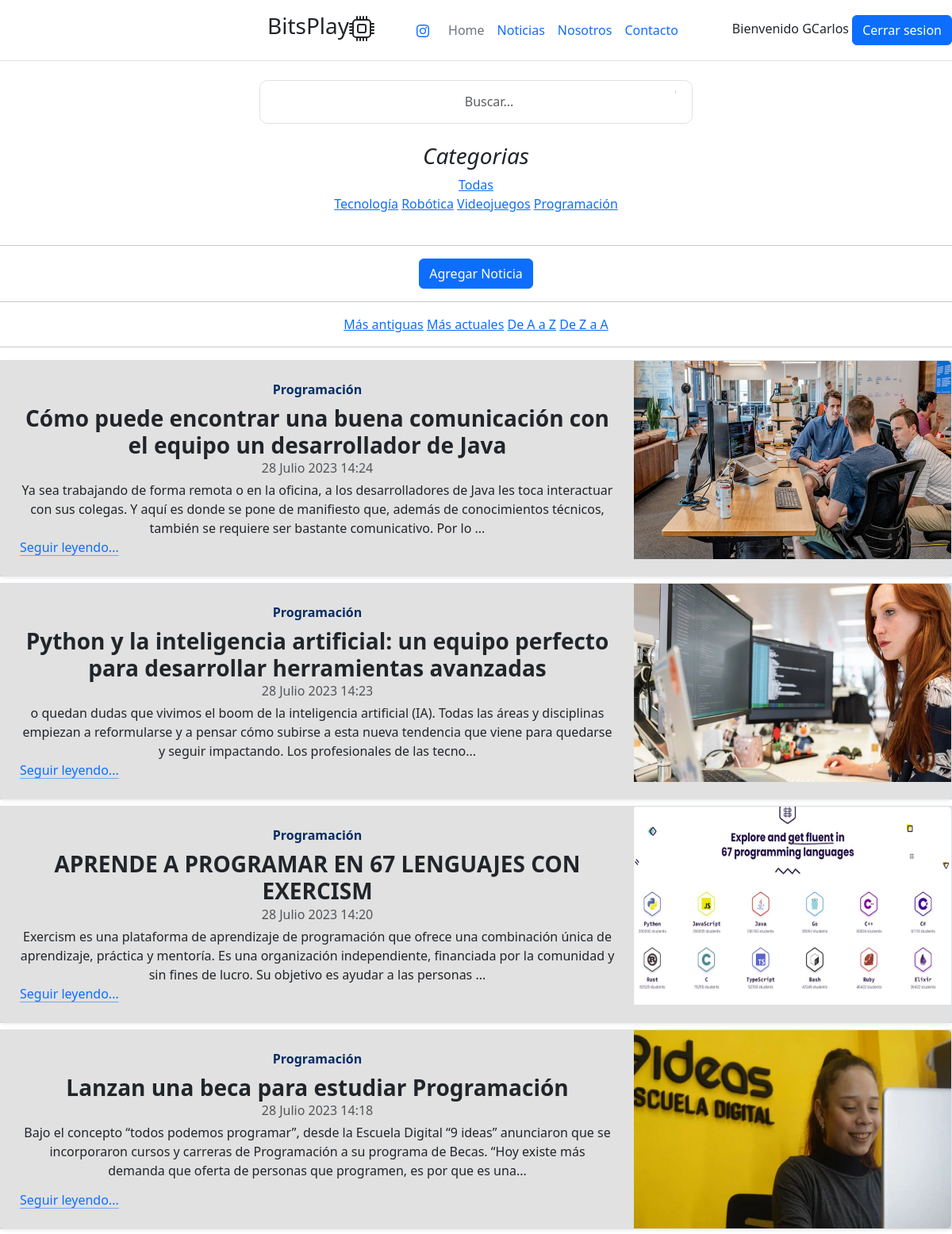
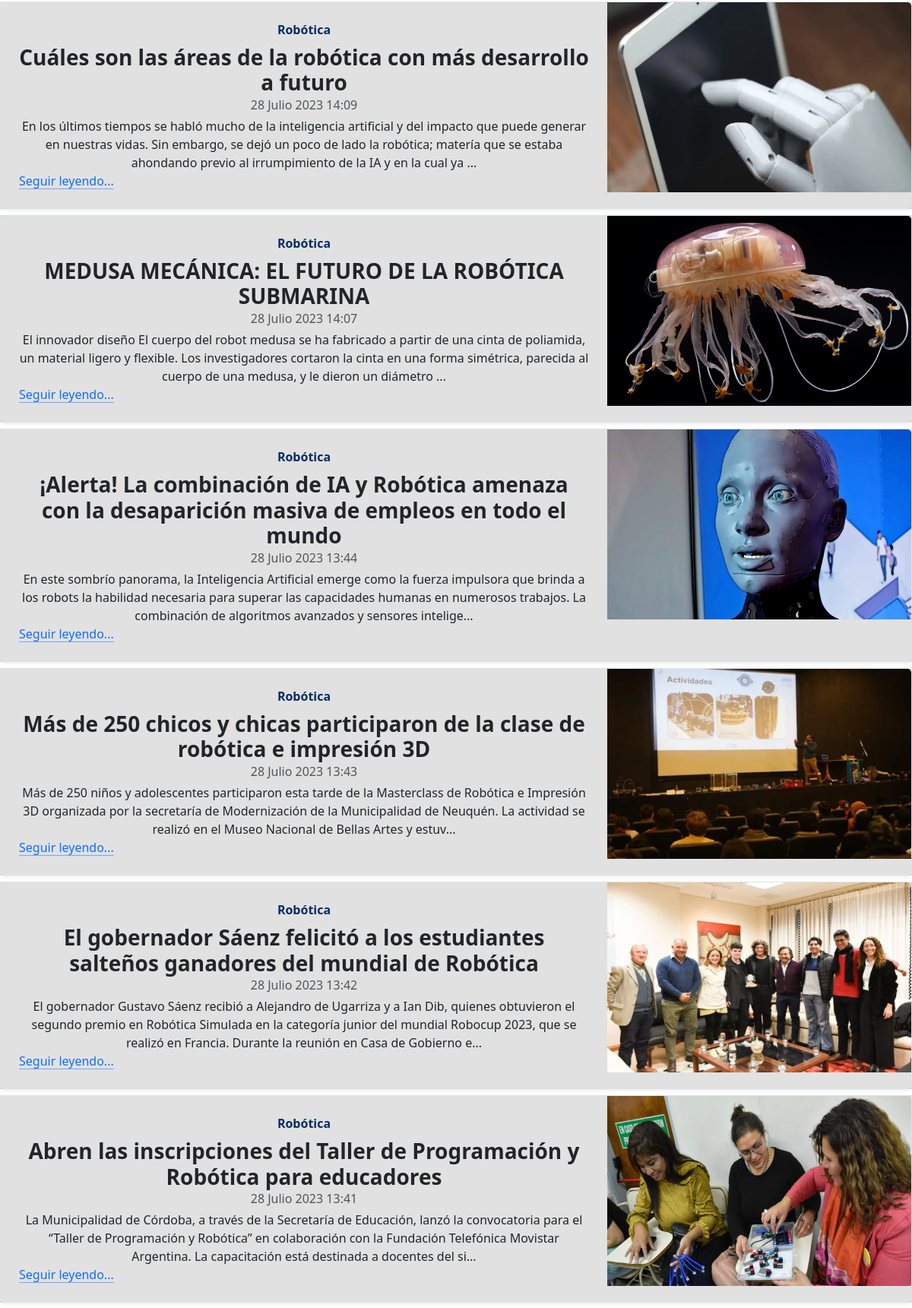
Screenshot of /noticias/ (signed in, upper part) with the database file from the repository (2 pictures, top to bottom).
### apps/usuarios/models.py (models this page shows)
class Usuario(AbstractUser):
    pass

### apps/noticias/models.py (models this page shows, shortened)
class Categoria(models.Model):
    nombre = models.CharField(max_length=50)
    def __str__(self) -> str:
        return self.nombre

class Noticia(models.Model):
    titulo = models.CharField(max_length=150)
    cuerpo = models.TextField()
    fecha = models.DateTimeField(auto_now_add=True)
    imagen = models.ImageField(upload_to='noticias')
    categoria_noticia = models.ForeignKey(Categoria, on_delete=models.CASCADE)

### apps/noticias/views.py (the view)
# urls.py: path("", views.inicio, name= "inicio"),
def inicio(request):
    contexto = {}
    queryset = request.GET.get("buscar")
    fecha = request.GET.get('fecha')
    orden = request.GET.get('orden')
    if queryset:
        n = Noticia.objects.filter(
            Q(tituloicontains = queryset) |
            Q(cuerpoicontains = queryset) |
            Q(categoria_noticia__nombre = queryset)
        ).distinct().order_by('-fecha')[0:2]
        filtrar_noticia(fecha, orden, contexto)['noticias'] = n
        return render(request, 'noticias/inicio.html',contexto)
    else:
        id_categoria = request.GET.get('id', None)
        if id_categoria:
            n = Noticia.objects.filter(categoria_noticia=id_categoria).order_by('-fecha')
        else:
            n = Noticia.objects.all().order_by('-fecha') # una lista
        filtrar_noticia(fecha, orden, contexto)['noticias'] = n
        cat = Categoria.objects.all()
        filtrar_noticia(fecha, orden, contexto)['categorias'] = cat
        return render(request, 'noticias/inicio.html', contexto)

### apps/noticias/views.py (called while the page is built)
def filtrar_noticia(fecha, orden, contexto):
    if fecha == 'asc':
        noticias = Noticia.objects.all().order_by('fecha')
        contexto['noticias'] = noticias
    elif fecha == 'des':
        noticias= Noticia.objects.all().order_by('-fecha')
        contexto['noticias'] = noticias
    if orden == 'asc':
        noticias = Noticia.objects.all().order_by('titulo')
        contexto['noticias'] = noticias
    elif orden == 'des':
        noticias = Noticia.objects.all().order_by('-titulo')
        contexto['noticias'] = noticias
    return contexto

### templates/noticias/inicio.html (shortened to what this page needs)
{% extends 'base.html' %}
{% load static %}
{% block contenido%}
{% block barra_busqueda %}
    <div class="container">
        <div class="row height d-flex justify-content-center align-items-center">
          <div class="col-md-6">
            <form method="get">
                <div class="form">
                  <input type="text" class="form-control form-input" placeholder="Buscar..." name = "buscar" value = "{{ request.GET.buscar }}">
                  <span class="left-pan"></i></span>
                </div>
            </form>
          </div>
        </div>
      </div>
{% endblock barra_busqueda %}
<aside>
    <div class="p-4">
        <h3 class="fst-italic">Categorias</h3>
        <ol class="list-unstyled mb-0">
            <li><a href="{% url 'noticias:inicio' %}"> Todas</a></li>
            <li>{% for c in categorias %}
                <a href="?id={{c.pk}}">{{c.nombre}}</a>
                {% endfor %}
            </li>
        </ol>
    </div>
</aside>
{% if user.is_superuser or user.is_staff %}
    <hr>
    <button type="button" class="btn btn-primary"><a class="nav-link" href="{% url 'noticias:agregar_noticia' %}"> Agregar Noticia</a></button>
{% endif %}
<hr>
<a href="{% url 'noticias:inicio' %}?fecha=asc ">Más antiguas</a>
<a href="{% url 'noticias:inicio' %}?fecha=des ">Más actuales</a>
<a href="{% url 'noticias:inicio' %}?orden=asc ">De A a Z</a>
<a href="{% url 'noticias:inicio' %}?orden=des ">De Z a A</a>
<hr>
{% for noticia in noticias %}
    <div class="contenedor">
    <div class="row mb-2">
        <div class="col-md-16">
            <div class="row g-0 border rounded overflow-hidden flex-md-row mb-8 shadow-sm h-md-250 position-relative">
                <div class="col p-4 d-flex flex-column position-static">
                    <strong class="d-inline-block mb-2 text-primary-emphasis">{{noticia.categoria_noticia}}</strong>
                    <h3 class="mb-0"><strong>{{ noticia.titulo }}</strong></h3>
                    <div class="mb-1 text-body-secondary">{{noticia.fecha}}</div>
                    <p class="card-text mb-auto">{{ noticia.cuerpo|slice:250 }}...</p>
                    <a href="{% url 'noticias:detalle' noticia.pk %}"
                        class="icon-link gap-1 icon-link-hover stretched-link">
                        Seguir leyendo...
                        <svg class="bi">
                            <use xlink:href="#chevron-right"></use>
                        </svg>
                    </a>
                </div>
                <div class="col-auto d-none d-lg-block">
                    <img class="bd-placeholder-img" src="{{ noticia.imagen.url }}" width="400" height="250"
                        xmlns="http://www.w3.org/2000/svg" role="img" aria-label="Placeholder: Thumbnail"
                        preserveAspectRatio="xMidYMid slice" focusable="false">
                </div>
            </div>
        </div>
    </div>
</div>
{% endfor %}
{% endblock contenido%}

### templates/navbar.html (shortened to what this page needs)
<header
    class="d-flex flex-wrap align-items-center justify-content-center justify-content-md-between py-3 mb-4 border-bottom">
    <div class="col-md-3 mb-2 mb-md-0">
        <a href="/" class="d-inline-flex link-body-emphasis text-decoration-none">
            <svg class="bi" width="40" height="32" role="img" aria-label="Bootstrap">
                <use xlink:href="#bootstrap"></use>
            </svg>
        </a>
    </div>
    <ul class="nav col-0 col-md-auto mb-2 justify-content-left mb-md-0">
        <li class="nav-item">
    <li  id="icono-izquierda"><h3 >BitsPlay</li></ul></li>
    <ul class="nav col-12 col-md-auto mb-2 justify-content-center mb-md-0">
        <li class="nav-item">
            <a class="nav-link" target="_blank "href="https://www.instagram.com/fabri__alarcon/"></a>
        <li><a href="{% url 'home' %}" class="nav-link px-2 link-secondary">Home</a></li>
        <li><a href="{% url 'noticias:inicio' %}" class="nav-link px-2">Noticias</a></li>
        <li><a href="{% url 'nosotros' %}" class="nav-link px-2">Nosotros</a></li>
        <li><a href="{% url 'noticias:contacto' %}" class="nav-link px-2">Contacto</a></li>
    </ul>
    <div class="col-md-3 text-end">
        {% if user.is_authenticated %}
            Bienvenido {{ user.username }}
            <button type="button" class="btn btn-primary"><a class="nav-link" href="{% url 'logout' %}">Cerrar
            sesion</a></button>
        {% else %}
            <button type="button" class="btn btn-outline-primary me-2"><a class="nav-link" href="{% url 'login' %}"> iniciar
                sesion</a></button>
            <button type="button" class="btn btn-outline-primary me-2"><a class="nav-link"
                href="{% url 'usuarios:registro' %}">Registrar</a></button>
        {% endif %}
    </div>
</header>

### static/css/main.css (style rules this page uses)
.contenedor { background-color: rgb(225, 225, 225); }
* { text-align: center; }
.form { position: relative; }
.form span { position: absolute; right: 17px; top: 13px; padding: 2px; border-left: 1px solid #d1d5db; }
.left-pan { padding-left: 7px; }
.form-input { height: 55px; text-indent: 33px; border-radius: 10px; }
#icono-izquierda { text-align: left; }

### rows the page displays
Usuario: username "GCarlos"
Categoria: nombre "Tecnología"
Categoria: nombre "Robótica"
Categoria: nombre "Videojuegos"
Categoria: nombre "Programación"
Noticia: categoria_noticia "Programación", titulo "Cómo puede encontrar una buena comunicación con el equipo un desarrollador de Java", fecha "28 Julio 2023 14:24", cuerpo "Ya sea trabajando de forma remota o en la oficina, a los desarrolladores de Java les toca interactuar con sus colegas. Y aquí es donde se pone de manifiesto que, además de conocimientos técnicos, también se requiere ser bastante comunicativo. Por lo", imagen (picture)
Noticia: categoria_noticia "Programación", titulo "Python y la inteligencia artificial: un equipo perfecto para desarrollar herramientas avanzadas", fecha "28 Julio 2023 14:23", cuerpo "o quedan dudas que vivimos el boom de la inteligencia artificial (IA). Todas las áreas y disciplinas empiezan a reformularse y a pensar cómo subirse a esta nueva tendencia que viene para quedarse y seguir impactando. Los profesionales de las tecno", imagen (picture)
Noticia: categoria_noticia "Programación", titulo "APRENDE A PROGRAMAR EN 67 LENGUAJES CON EXERCISM", fecha "28 Julio 2023 14:20", cuerpo "Exercism es una plataforma de aprendizaje de programación que ofrece una combinación única de aprendizaje, práctica y mentoría. Es una organización independiente, financiada por la comunidad y sin fines de lucro. Su objetivo es ayudar a las personas", imagen (picture)
Noticia: categoria_noticia "Programación", titulo "Lanzan una beca para estudiar Programación", fecha "28 Julio 2023 14:18", cuerpo "Bajo el concepto “todos podemos programar”, desde la Escuela Digital “9 ideas” anunciaron que se incorporaron cursos y carreras de Programación a su programa de Becas. “Hoy existe más demanda que oferta de personas que programen, es por que es una", imagen (picture)
Noticia: categoria_noticia "Robótica", titulo "Cuáles son las áreas de la robótica con más desarrollo a futuro", fecha "28 Julio 2023 14:09", cuerpo "En los últimos tiempos se habló mucho de la inteligencia artificial y del impacto que puede generar en nuestras vidas. Sin embargo, se dejó un poco de lado la robótica; matería que se estaba ahondando previo al irrumpimiento de la IA y en la cual ya", imagen (picture)
Noticia: categoria_noticia "Robótica", titulo "MEDUSA MECÁNICA: EL FUTURO DE LA ROBÓTICA SUBMARINA", fecha "28 Julio 2023 14:07", cuerpo "El innovador diseño El cuerpo del robot medusa se ha fabricado a partir de una cinta de poliamida, un material ligero y flexible. Los investigadores cortaron la cinta en una forma simétrica, parecida al cuerpo de una medusa, y le dieron un diámetro", imagen (picture)
Noticia: categoria_noticia "Robótica", titulo "¡Alerta! La combinación de IA y Robótica amenaza con la desaparición masiva de empleos en todo el mundo", fecha "28 Julio 2023 13:44", cuerpo "En este sombrío panorama, la Inteligencia Artificial emerge como la fuerza impulsora que brinda a los robots la habilidad necesaria para superar las capacidades humanas en numerosos trabajos. La combinación de algoritmos avanzados y sensores intelige", imagen (picture)
Noticia: categoria_noticia "Robótica", titulo "Más de 250 chicos y chicas participaron de la clase de robótica e impresión 3D", fecha "28 Julio 2023 13:43", cuerpo "Más de 250 niños y adolescentes participaron esta tarde de la Masterclass de Robótica e Impresión 3D organizada por la secretaría de Modernización de la Municipalidad de Neuquén. La actividad se realizó en el Museo Nacional de Bellas Artes y estuv", imagen (picture)
Noticia: categoria_noticia "Robótica", titulo "El gobernador Sáenz felicitó a los estudiantes salteños ganadores del mundial de Robótica", fecha "28 Julio 2023 13:42", cuerpo "El gobernador Gustavo Sáenz recibió a Alejandro de Ugarriza y a Ian Dib, quienes obtuvieron el segundo premio en Robótica Simulada en la categoría junior del mundial Robocup 2023, que se realizó en Francia. Durante la reunión en Casa de Gobierno e", imagen (picture)
Noticia: categoria_noticia "Robótica", titulo "Abren las inscripciones del Taller de Programación y Robótica para educadores", fecha "28 Julio 2023 13:41", cuerpo "La Municipalidad de Córdoba, a través de la Secretaría de Educación, lanzó la convocatoria para el “Taller de Programación y Robótica” en colaboración con la Fundación Telefónica Movistar Argentina. La capacitación está destinada a docentes del si", imagen (picture)
